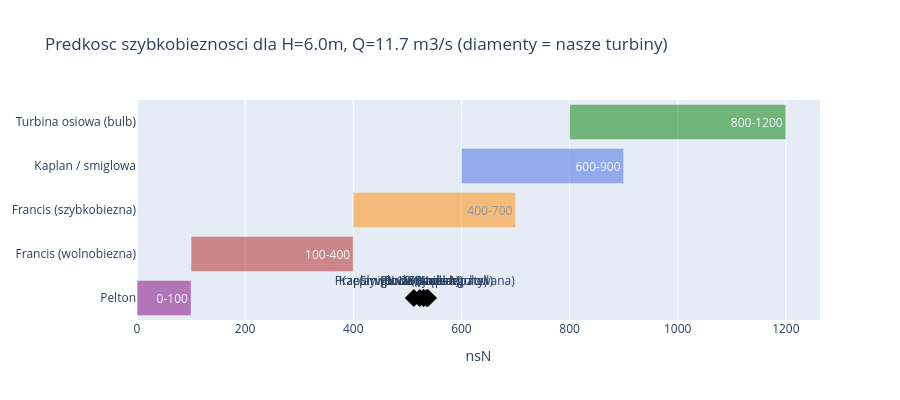

Notebook cell for this chart:
### Markdown cell above
---
## Krok 4: Predkosc szybkobieznosci i dobor typu

**Predkosc szybkobieznosci** $n_{sN}$ to parametr bezwymiarowy okreslajacy
typ turbiny:

$$n_{sN} = n \cdot \frac{\sqrt{P}}{H^{5/4}}$$

| nsN | Typ turbiny |
|-----|-------------|
| < 100 | Pelton |
| 100--400 | Francis (wolnobiezna) |
| 400--700 | Francis (szybkobiezna) |
| 600--900 | Kaplan / smiglowa |
| > 800 | Turbina osiowa (bulb) |

### Code cell
# Predkosc szybkobieznosci dla naszych warunkow (H=6m, Q_design=11.7 m3/s na turbine)
H = 6.0
Q_des = 11.7

print(f'nsN dla H={H} m, Q_design={Q_des} m3/s:')
rows = []
for name, t in TURBINE_CATALOG.items():
    D1 = runner_diameter(Q_des, H, t)
    n_raw = rotational_speed(H, D1, t)
    n_sync, _ = synchronous_speed(n_raw)
    P_kW = 998 * 9.81 * Q_des * H * t.eta_peak / 1000
    nsN = specific_speed(n_sync, P_kW, H)
    rows.append({'Typ': t.name_pl, 'n_sync': n_sync, 'P [kW]': round(P_kW), 'nsN': round(nsN)})
df_ns = pd.DataFrame(rows)

# Wykres pasm nsN z punktami dla naszych turbin
ranges = [
    ('Pelton',                    0,  100, 'purple'),
    ('Francis (wolnobiezna)',   100,  400, 'firebrick'),
    ('Francis (szybkobiezna)',  400,  700, 'darkorange'),
    ('Kaplan / smiglowa',       600,  900, 'royalblue'),
    ('Turbina osiowa (bulb)',   800, 1200, 'green'),
]
fig = go.Figure()
for label, lo, hi, color in ranges:
    fig.add_trace(go.Bar(
        y=[label], x=[hi - lo], base=[lo],
        orientation='h', marker_color=color, opacity=0.5,
        text=f'{lo}-{hi}', textposition='inside', showlegend=False,
    ))
# nasze turbiny
for _, r in df_ns.iterrows():
    fig.add_trace(go.Scatter(
        x=[r['nsN']], y=['Pelton'], mode='markers+text',
        marker=dict(symbol='diamond', size=14, color='black'),
        text=[r['Typ']], textposition='top center', showlegend=False,
    ))

fig.update_layout(
    title=f'Predkosc szybkobieznosci dla H={H}m, Q={Q_des} m3/s (diamenty = nasze turbiny)',
    xaxis_title='nsN', height=400, barmode='overlay',
)
fig.show()
df_ns

### Figure 1 — Plotly figure (JSON) as saved in the notebook; plotly's stock layout.template omitted (floating-point values rounded to 4 significant figures)
{"data": [{"base": [0], "marker": {"color": "purple"}, "opacity": 0.5, "orientation": "h", "showlegend": false, "text": "0-100", "textposition": "inside", "type": "bar", "x": [100], "y": ["Pelton"]}, {"base": [100], "marker": {"color": "firebrick"}, "opacity": 0.5, "orientation": "h", "showlegend": false, "text": "100-400", "textposition": "inside", "type": "bar", "x": [300], "y": ["Francis (wolnobiezna)"]}, {"base": [400], "marker": {"color": "darkorange"}, "opacity": 0.5, "orientation": "h", "showlegend": false, "text": "400-700", "textposition": "inside", "type": "bar", "x": [300], "y": ["Francis (szybkobiezna)"]}, {"base": [600], "marker": {"color": "royalblue"}, "opacity": 0.5, "orientation": "h", "showlegend": false, "text": "600-900", "textposition": "inside", "type": "bar", "x": [300], "y": ["Kaplan / smiglowa"]}, {"base": [800], "marker": {"color": "green"}, "opacity": 0.5, "orientation": "h", "showlegend": false, "text": "800-1200", "textposition": "inside", "type": "bar", "x": [400], "y": ["Turbina osiowa (bulb)"]}, {"marker": {"color": "black", "size": 14, "symbol": "diamond"}, "mode": "markers+text", "showlegend": false, "text": ["Kaplan (podwojnie regulowana)"], "textposition": "top center", "type": "scatter", "x": [536], "y": ["Pelton"]}, {"marker": {"color": "black", "size": 14, "symbol": "diamond"}, "mode": "markers+text", "showlegend": false, "text": ["Francis"], "textposition": "top center", "type": "scatter", "x": [538], "y": ["Pelton"]}, {"marker": {"color": "black", "size": 14, "symbol": "diamond"}, "mode": "markers+text", "showlegend": false, "text": ["Smiglowa (stale lopaty)"], "textposition": "top center", "type": "scatter", "x": [530], "y": ["Pelton"]}, {"marker": {"color": "black", "size": 14, "symbol": "diamond"}, "mode": "markers+text", "showlegend": false, "text": ["Przeplywowa (Banki-Michell)"], "textposition": "top center", "type": "scatter", "x": [512], "y": ["Pelton"]}, {"marker": {"color": "black", "size": 14, "symbol": "diamond"}, "mode": "markers+text", "showlegend": false, "text": ["PL 10 (Kaplan)"], "textposition": "top center", "type": "scatter", "x": [523], "y": ["Pelton"]}, {"marker": {"color": "black", "size": 14, "symbol": "diamond"}, "mode": "markers+text", "showlegend": false, "text": ["PL 20 (Kaplan)"], "textposition": "top center", "type": "scatter", "x": [530], "y": ["Pelton"]}], "layout": {"barmode": "overlay", "height": 400, "title": {"text": "Predkosc szybkobieznosci dla H=6.0m, Q=11.7 m3/s (diamenty = nasze turbiny)"}, "xaxis": {"title": {"text": "nsN"}}}}
